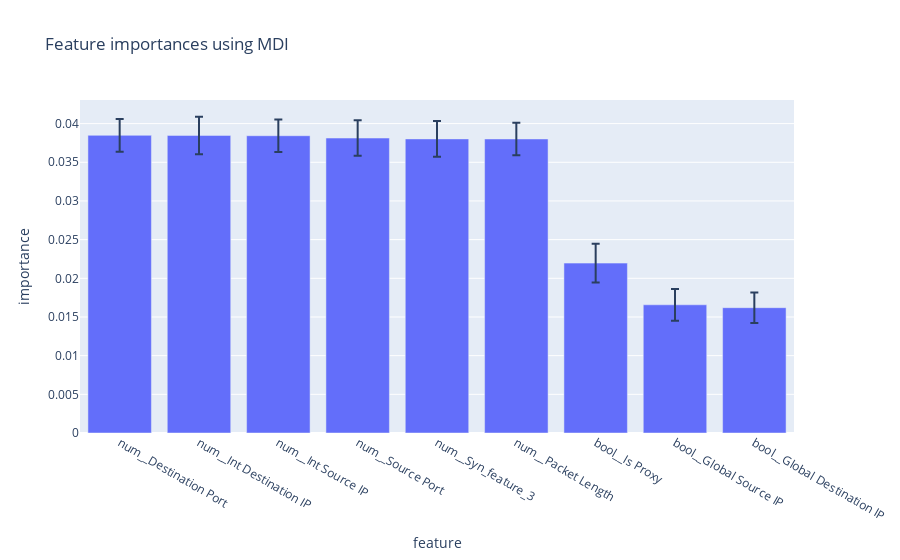

Notebook cell for this chart:
### Code cell
x_train_transformed = mer_model.named_steps["preprocessor"].fit_transform(X_train, y_train)
importances = mer_model.named_steps['classifier'].feature_importances_
std = np.std([tree.feature_importances_ for tree in mer_model.named_steps['classifier'].estimators_], axis=0)
feature_names = [f"{x}" for x in mer_model.named_steps["preprocessor"].get_feature_names_out()]
forest_importances = pd.DataFrame({"feature": feature_names, "importance": importances, "std": std}).sort_values("importance", ascending=False)
fig = px.bar(forest_importances[forest_importances["importance"] > 0.01],x="feature",y="importance", error_y="std", title="Feature importances using MDI")
fig.show()

### Figure 1 — Plotly figure (JSON) as saved in the notebook; plotly's stock layout.template omitted (floating-point values rounded to 4 significant figures)
{"data": [{"error_y": {"array": [0.002126, 0.002424, 0.002105, 0.002296, 0.002299, 0.002088, 0.002503, 0.002052, 0.001972]}, "hovertemplate": "feature=%{x}<br>importance=%{y}<extra></extra>", "legendgroup": "", "marker": {"color": "#636efa", "pattern": {"shape": ""}}, "name": "", "orientation": "v", "showlegend": false, "textposition": "auto", "type": "bar", "x": ["num__Destination Port", "num__Int Destination IP", "num__Int Source IP", "num__Source Port", "num__Syn_feature_3", "num__Packet Length", "bool__Is Proxy", "bool__Global Source IP", "bool__Global Destination IP"], "xaxis": "x", "y": [0.03849, 0.03848, 0.03843, 0.03813, 0.03802, 0.03801, 0.02196, 0.01658, 0.0162], "yaxis": "y"}], "layout": {"barmode": "relative", "legend": {"tracegroupgap": 0}, "title": {"text": "Feature importances using MDI"}, "xaxis": {"anchor": "y", "domain": [0, 1], "title": {"text": "feature"}}, "yaxis": {"anchor": "x", "domain": [0, 1], "title": {"text": "importance"}}}}
